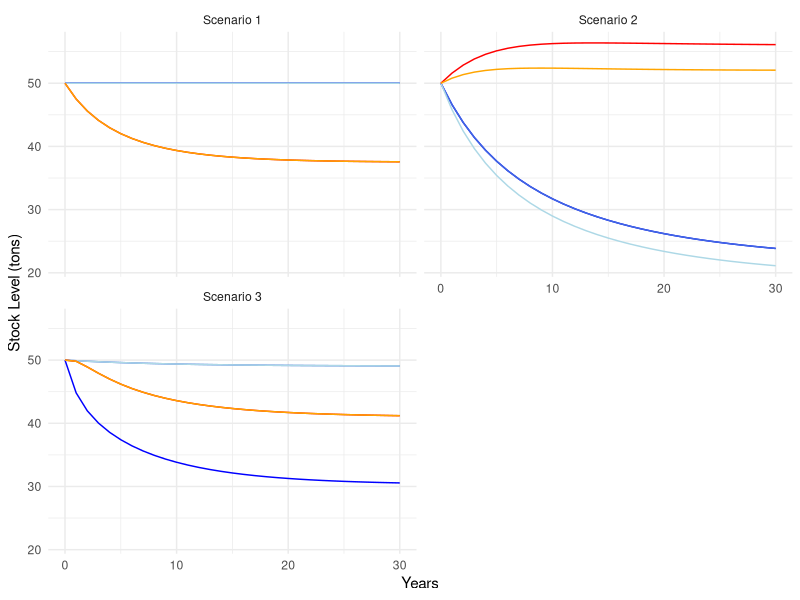
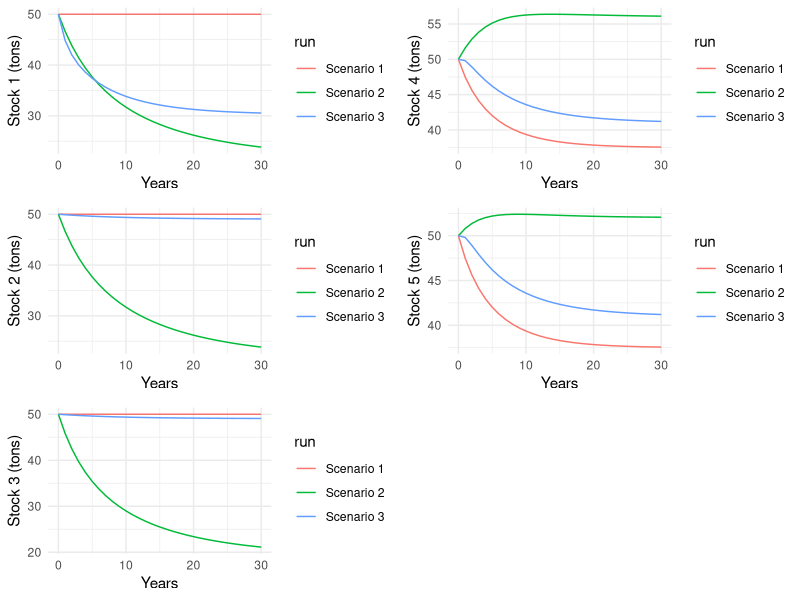
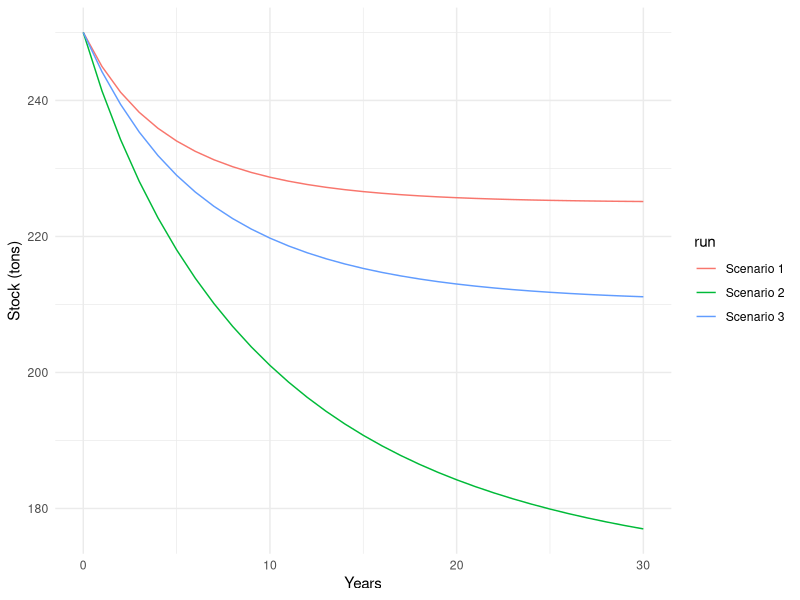
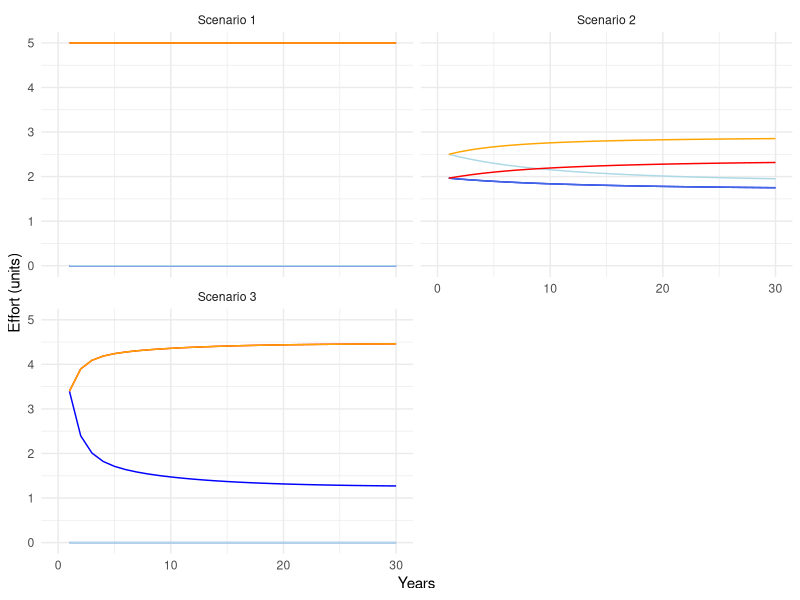
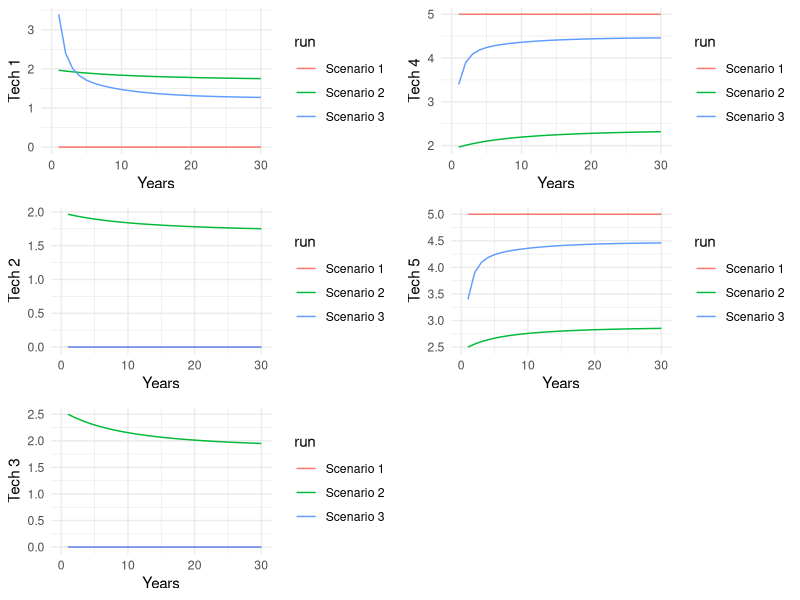
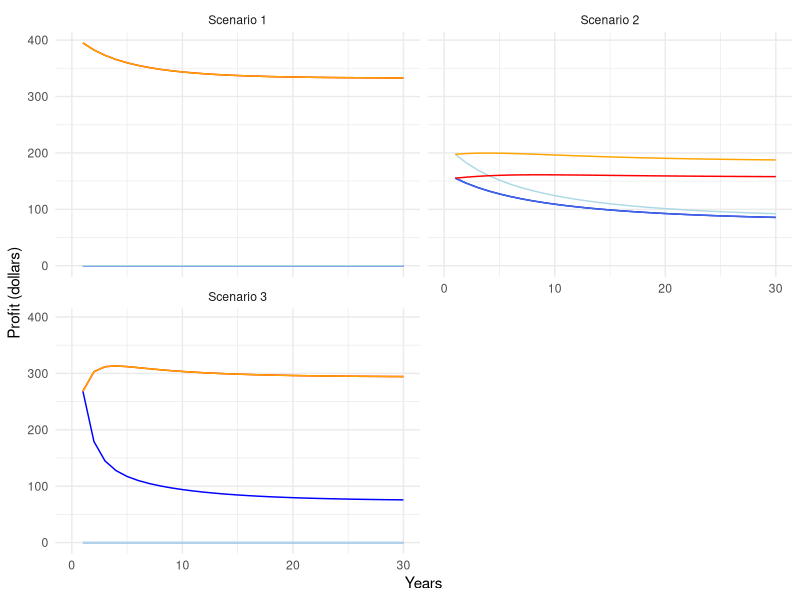
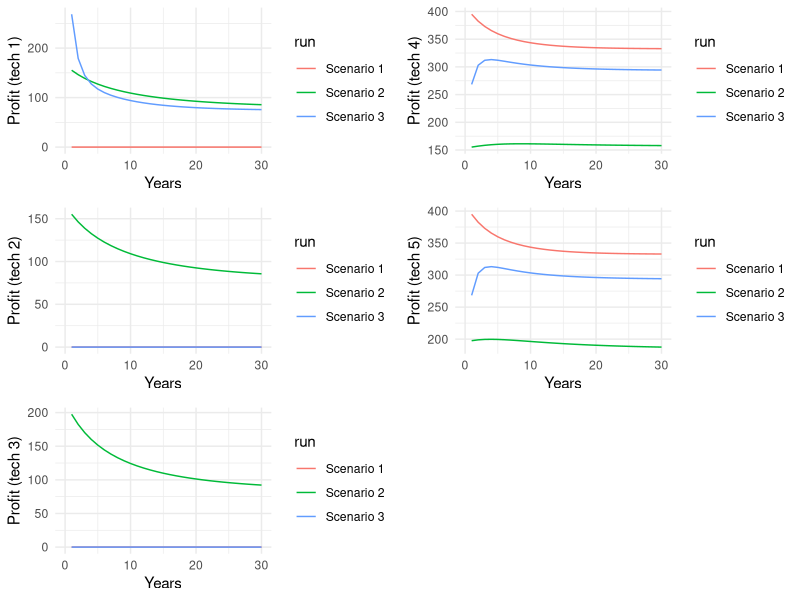
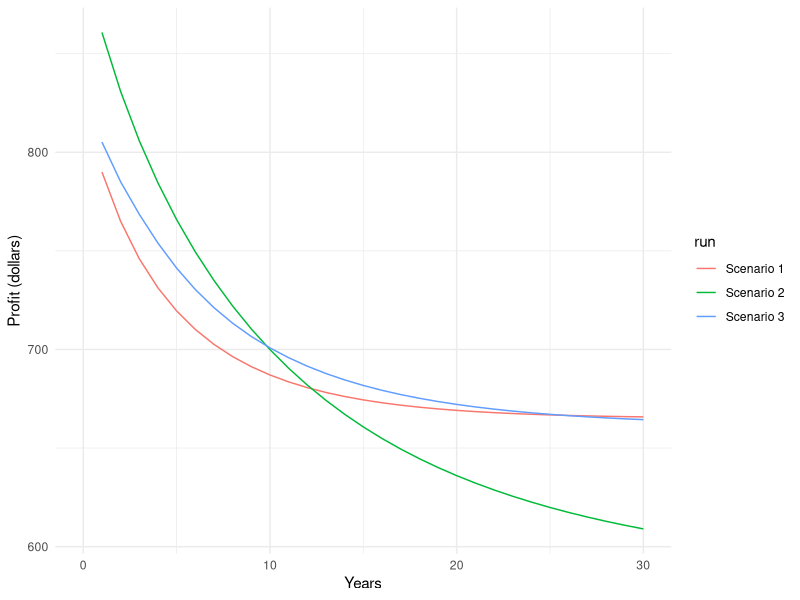

These charts were generated, in order, by the following R code:
## ---- chunk 1
knitr::opts_chunk$set(echo = TRUE, message=FALSE, warning=FALSE, echo=FALSE)

library(tidyverse)
library(here)
library(scales)
library(gridExtra)
library(grid)
library(kableExtra)
## ---- chunk 2
# Read files results

# data
species_df <- read_csv(here("working_model","r explore","model run results files","species.csv"))
# data
tech_df <- read_csv(here("working_model","r explore","model run results files","tech_cost.csv"))

# general output files
output_sc1 <- read_csv(here("working_model","r explore","model run results files","output_b_r1.csv")) %>% 
  mutate(run = "Scenario 1",
         year = seq(0,30))
output_sc2 <- read_csv(here("working_model","r explore","model run results files","output_b_r2.csv"))%>% 
  mutate(run = "Scenario 2",
         year = seq(0,30))
output_sc3 <- read_csv(here("working_model","r explore","model run results files","output_b_r3.csv"))%>% 
  mutate(run = "Scenario 3",
         year = seq(0,30))

# sum of profits

npv_sc1 <- read_csv(here("working_model","r explore","model run results files","NPV_b_r1.csv")) %>% 
  mutate(run = "Scenario 1")
npv_sc2 <- read_csv(here("working_model","r explore","model run results files","NPV_b_r2.csv")) %>% 
  mutate(run = "Scenario 2")
npv_sc3 <- read_csv(here("working_model","r explore","model run results files","NPV_b_r3.csv")) %>% 
  mutate(run = "Scenario 3")

#Group them
all_outputs <- rbind(output_sc1, output_sc2, output_sc3) %>% 
  mutate(tot_profits = profit_per_t.t_1+profit_per_t.t_2+profit_per_t.t_3+profit_per_t.t_4+profit_per_t.t_5,
         tot_stock=stock.s_1+stock.s_2+stock.s_3+stock.s_4+stock.s_5)

NPVs <- rbind(npv_sc1, npv_sc2, npv_sc3) %>% 
  rename(total_profit=x)

## ---- chunk 3

# Make tables
species_table <- kable(species_df, col.names = c("Species", "r", "K", "Starting stock (X)", "price")) %>% 
  kable_classic(full_width = F)

tech_table <- kable(tech_df, col.names = c("Tech", "
                                               q1", "q2", "q3", 
                                               "q4", "q5",
                                               "cost")) %>% 
  kable_classic(full_width = F)

species_table

tech_table
## ---- chunk 4
# Graph
ggplot(data = all_outputs)+
  geom_line(aes(y=stock.s_1, x=year), color="blue")+ 
  geom_line(aes(y=stock.s_2, x=year), color="royalblue")+ 
  geom_line(aes(y=stock.s_3, x=year), color="lightblue")+ 
  geom_line(aes(y=stock.s_4, x=year), color="red")+ 
  geom_line(aes(y=stock.s_5, x=year), color="orange")+ 
  theme_minimal()+
  labs(x= "Years",
         y= "Stock Level (tons)")+
  facet_wrap(~ run, nrow=2)

## ---- chunk 5
# Graph
stocck_1gr <- ggplot(data = all_outputs, aes(y=stock.s_1, x=year, group=run, color=run))+
  geom_line()+
  theme_minimal()+
  labs(x= "Years",
         y= "Stock 1 (tons)")

stocck_2gr <- ggplot(data = all_outputs, aes(y=stock.s_2, x=year, group=run, color=run))+
  geom_line()+
  theme_minimal()+
  labs(x= "Years",
         y= "Stock 2 (tons)")

stocck_3gr <- ggplot(data = all_outputs, aes(y=stock.s_3, x=year, group=run, color=run))+
  geom_line()+
  theme_minimal()+
  labs(x= "Years",
         y= "Stock 3 (tons)")

stocck_4gr <- ggplot(data = all_outputs, aes(y=stock.s_4, x=year, group=run, color=run))+
  geom_line()+
  theme_minimal()+
  labs(x= "Years",
         y= "Stock 4 (tons)")

stocck_5gr <- ggplot(data = all_outputs, aes(y=stock.s_5, x=year, group=run, color=run))+
  geom_line()+
  theme_minimal()+
  labs(x= "Years",
         y= "Stock 5 (tons)")

grid.arrange(stocck_1gr, stocck_4gr, stocck_2gr, stocck_5gr, stocck_3gr, ncol=2, nrow= 3)
## ---- chunk 6
# Graph
ggplot(data = all_outputs, aes(y=tot_stock, x=year, group=run, color=run))+
  geom_line()+
  theme_minimal()+
  labs(x= "Years",
         y= "Stock (tons)")
  
## ---- chunk 7
# Graph
ggplot(data = all_outputs)+
  geom_line(aes(y=effort.t_1, x=year), color="blue")+ 
  geom_line(aes(y=effort.t_2, x=year), color="royalblue")+ 
  geom_line(aes(y=effort.t_3, x=year), color="lightblue")+ 
  geom_line(aes(y=effort.t_4, x=year), color="red")+ 
  geom_line(aes(y=effort.t_5, x=year), color="orange")+ 
  theme_minimal()+
  labs(x= "Years",
         y= "Effort (units)")+
  facet_wrap(~ run, nrow=2)

## ---- chunk 8
# Graph
e_1gr <- ggplot(data = all_outputs, aes(y=effort.t_1, x=year, group=run, color=run))+
  geom_line()+
  theme_minimal()+
  labs(x= "Years",
         y= "Tech 1")

e_2gr <- ggplot(data = all_outputs, aes(y=effort.t_2, x=year, group=run, color=run))+
  geom_line()+
  theme_minimal()+
  labs(x= "Years",
         y= "Tech 2")

e_3gr <- ggplot(data = all_outputs, aes(y=effort.t_3, x=year, group=run, color=run))+
  geom_line()+
  theme_minimal()+
  labs(x= "Years",
         y= "Tech 3")

e_4gr <- ggplot(data = all_outputs, aes(y=effort.t_4, x=year, group=run, color=run))+
  geom_line()+
  theme_minimal()+
  labs(x= "Years",
         y= "Tech 4")

e_5gr <- ggplot(data = all_outputs, aes(y=effort.t_5, x=year, group=run, color=run))+
  geom_line()+
  theme_minimal()+
  labs(x= "Years",
         y= "Tech 5")

grid.arrange(e_1gr, e_4gr, e_2gr, e_5gr, e_3gr, ncol=2, nrow= 3)
## ---- chunk 9
# Graph
ggplot(data = all_outputs)+
  geom_line(aes(y=profit_per_t.t_1, x=year), color="blue")+ 
  geom_line(aes(y=profit_per_t.t_2, x=year), color="royalblue")+ 
  geom_line(aes(y=profit_per_t.t_3, x=year), color="lightblue")+ 
  geom_line(aes(y=profit_per_t.t_4, x=year), color="red")+ 
  geom_line(aes(y=profit_per_t.t_5, x=year), color="orange")+ 
  theme_minimal()+
  labs(x= "Years",
         y= "Profit (dollars)")+
  facet_wrap(~ run, nrow=2)

## ---- chunk 10
# Graph
p_1gr <- ggplot(data = all_outputs, aes(y=profit_per_t.t_1, x=year, group=run, color=run))+
  geom_line()+
  theme_minimal()+
  labs(x= "Years",
         y= "Profit (tech 1)")

p_2gr <- ggplot(data = all_outputs, aes(y=profit_per_t.t_2, x=year, group=run, color=run))+
  geom_line()+
  theme_minimal()+
  labs(x= "Years",
         y= "Profit (tech 2)")

p_3gr <- ggplot(data = all_outputs, aes(y=profit_per_t.t_3, x=year, group=run, color=run))+
  geom_line()+
  theme_minimal()+
  labs(x= "Years",
         y= "Profit (tech 3)")

p_4gr <- ggplot(data = all_outputs, aes(y=profit_per_t.t_4, x=year, group=run, color=run))+
  geom_line()+
  theme_minimal()+
  labs(x= "Years",
         y= "Profit (tech 4)")

p_5gr <- ggplot(data = all_outputs, aes(y=profit_per_t.t_5, x=year, group=run, color=run))+
  geom_line()+
  theme_minimal()+
  labs(x= "Years",
         y= "Profit (tech 5)")

grid.arrange(p_1gr, p_4gr, p_2gr, p_5gr, p_3gr, ncol=2, nrow= 3)
## ---- chunk 11
# Graph
ggplot(data = all_outputs, aes(y=tot_profits, x=year, group=run, color=run))+
  geom_line()+
  theme_minimal()+
  labs(x= "Years",
         y= "Profit (dollars)")
